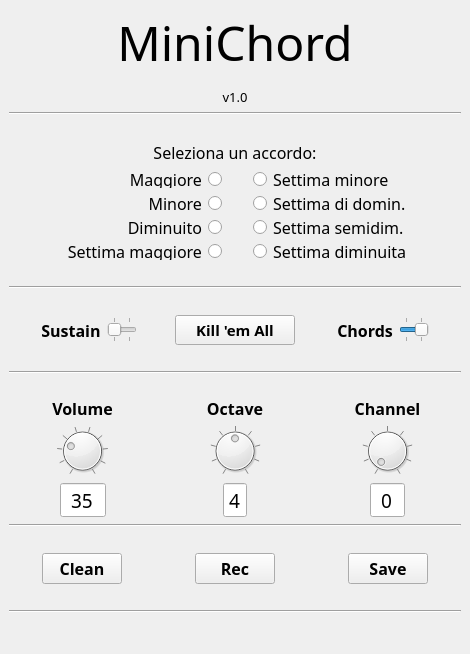
<?xml version="1.0" encoding="UTF-8"?>
<ui version="4.0">
 <class>MiniChord</class>
 <widget class="QMainWindow" name="MiniChord">
  <property name="geometry">
   <rect>
    <x>0</x>
    <y>0</y>
    <width>470</width>
    <height>654</height>
   </rect>
  </property>
  <property name="minimumSize">
   <size>
    <width>470</width>
    <height>650</height>
   </size>
  </property>
  <property name="maximumSize">
   <size>
    <width>470</width>
    <height>750</height>
   </size>
  </property>
  <property name="font">
   <font>
    <family>JetBrainsMono Nerd Font Mono</family>
    <pointsize>14</pointsize>
   </font>
  </property>
  <property name="windowTitle">
   <string>MiniChord</string>
  </property>
  <property name="tabShape">
   <enum>QTabWidget::TabShape::Rounded</enum>
  </property>
  <widget class="QWidget" name="mainWidget">
   <property name="minimumSize">
    <size>
     <width>0</width>
     <height>0</height>
    </size>
   </property>
   <layout class="QGridLayout" name="gridLayout_3">
    <item row="7" column="0">
     <widget class="Line" name="sep4">
      <property name="orientation">
       <enum>Qt::Orientation::Horizontal</enum>
      </property>
     </widget>
    </item>
    <item row="2" column="0">
     <layout class="QVBoxLayout" name="chordBox">
      <item>
       <spacer name="spacer1">
        <property name="orientation">
         <enum>Qt::Orientation::Horizontal</enum>
        </property>
        <property name="sizeHint" stdset="0">
         <size>
          <width>40</width>
          <height>20</height>
         </size>
        </property>
       </spacer>
      </item>
      <item>
       <widget class="QLabel" name="chordLabel">
        <property name="toolTip">
         <string>&lt;html&gt;&lt;head/&gt;&lt;body&gt;&lt;p&gt;Se &amp;quot;Chord Mode&amp;quot; è attivo, alla pressione di una nota verrà eseguito l'accordo selezionato qua sotto.&lt;/p&gt;&lt;p&gt;Controlla i tooltip dei singoli accordi per conoscere la distanza (in semitoni) tra le note che verranno suonate.&lt;/p&gt;&lt;/body&gt;&lt;/html&gt;</string>
        </property>
        <property name="text">
         <string>&lt;html&gt;&lt;head/&gt;&lt;body&gt;&lt;p align=&quot;center&quot;&gt;&lt;span style=&quot; font-size:12pt;&quot;&gt;Seleziona un accordo:&lt;/span&gt;&lt;/p&gt;&lt;/body&gt;&lt;/html&gt;</string>
        </property>
        <property name="textFormat">
         <enum>Qt::TextFormat::RichText</enum>
        </property>
       </widget>
      </item>
      <item>
       <layout class="QHBoxLayout" name="chordLists">
        <item>
         <spacer name="horizontalSpacer_13">
          <property name="orientation">
           <enum>Qt::Orientation::Horizontal</enum>
          </property>
          <property name="sizeHint" stdset="0">
           <size>
            <width>40</width>
            <height>20</height>
           </size>
          </property>
         </spacer>
        </item>
        <item>
         <spacer name="horizontalSpacer_11">
          <property name="orientation">
           <enum>Qt::Orientation::Horizontal</enum>
          </property>
          <property name="sizeHint" stdset="0">
           <size>
            <width>40</width>
            <height>20</height>
           </size>
          </property>
         </spacer>
        </item>
        <item>
         <layout class="QVBoxLayout" name="chordList1">
          <item>
           <widget class="QRadioButton" name="radio0">
            <property name="font">
             <font>
              <family>JetBrainsMono Nerd Font Mono</family>
              <pointsize>12</pointsize>
             </font>
            </property>
            <property name="cursor">
             <cursorShape>PointingHandCursor</cursorShape>
            </property>
            <property name="toolTip">
             <string>&lt;html&gt;&lt;head/&gt;&lt;body&gt;&lt;p&gt;Accordo maggiore:&lt;/p&gt;&lt;p&gt;0 + 4 + 7 + 12&lt;/p&gt;&lt;p&gt;&lt;span style=&quot; font-weight:700;&quot;&gt;Scorciatoia:&lt;/span&gt; 0&lt;/p&gt;&lt;/body&gt;&lt;/html&gt;</string>
            </property>
            <property name="layoutDirection">
             <enum>Qt::LayoutDirection::RightToLeft</enum>
            </property>
            <property name="text">
             <string>Maggiore</string>
            </property>
           </widget>
          </item>
          <item>
           <widget class="QRadioButton" name="radio1">
            <property name="font">
             <font>
              <family>JetBrainsMono Nerd Font Mono</family>
              <pointsize>12</pointsize>
             </font>
            </property>
            <property name="cursor">
             <cursorShape>PointingHandCursor</cursorShape>
            </property>
            <property name="toolTip">
             <string>&lt;html&gt;&lt;head/&gt;&lt;body&gt;&lt;p&gt;Accordo minore:&lt;/p&gt;&lt;p&gt;0 + 3 + 7 + 12&lt;/p&gt;&lt;p&gt;&lt;span style=&quot; font-weight:700;&quot;&gt;Scorciatoia:&lt;/span&gt; 1&lt;/p&gt;&lt;/body&gt;&lt;/html&gt;</string>
            </property>
            <property name="layoutDirection">
             <enum>Qt::LayoutDirection::RightToLeft</enum>
            </property>
            <property name="text">
             <string>Minore</string>
            </property>
           </widget>
          </item>
          <item>
           <widget class="QRadioButton" name="radio2">
            <property name="font">
             <font>
              <family>JetBrainsMono Nerd Font Mono</family>
              <pointsize>12</pointsize>
             </font>
            </property>
            <property name="cursor">
             <cursorShape>PointingHandCursor</cursorShape>
            </property>
            <property name="toolTip">
             <string>&lt;html&gt;&lt;head/&gt;&lt;body&gt;&lt;p&gt;Accordo diminuito:&lt;/p&gt;&lt;p&gt;0 + 3 + 6 + 12&lt;/p&gt;&lt;p&gt;&lt;span style=&quot; font-weight:700;&quot;&gt;Scorciatoia:&lt;/span&gt; 2&lt;/p&gt;&lt;/body&gt;&lt;/html&gt;</string>
            </property>
            <property name="layoutDirection">
             <enum>Qt::LayoutDirection::RightToLeft</enum>
            </property>
            <property name="text">
             <string>Diminuito</string>
            </property>
           </widget>
          </item>
          <item>
           <widget class="QRadioButton" name="radio3">
            <property name="font">
             <font>
              <family>JetBrainsMono Nerd Font Mono</family>
              <pointsize>12</pointsize>
             </font>
            </property>
            <property name="cursor">
             <cursorShape>PointingHandCursor</cursorShape>
            </property>
            <property name="toolTip">
             <string>&lt;html&gt;&lt;head/&gt;&lt;body&gt;&lt;p&gt;Accordo di settima maggiore:&lt;/p&gt;&lt;p&gt;0 + 4 + 7 + 11&lt;/p&gt;&lt;p&gt;&lt;span style=&quot; font-weight:700;&quot;&gt;Scorciatoia:&lt;/span&gt; 3&lt;/p&gt;&lt;/body&gt;&lt;/html&gt;</string>
            </property>
            <property name="layoutDirection">
             <enum>Qt::LayoutDirection::RightToLeft</enum>
            </property>
            <property name="text">
             <string> Settima maggiore</string>
            </property>
           </widget>
          </item>
         </layout>
        </item>
        <item>
         <spacer name="horizontalSpacer_10">
          <property name="orientation">
           <enum>Qt::Orientation::Horizontal</enum>
          </property>
          <property name="sizeHint" stdset="0">
           <size>
            <width>40</width>
            <height>20</height>
           </size>
          </property>
         </spacer>
        </item>
        <item>
         <layout class="QVBoxLayout" name="chordList2">
          <item>
           <widget class="QRadioButton" name="radio4">
            <property name="font">
             <font>
              <family>JetBrainsMono Nerd Font Mono</family>
              <pointsize>12</pointsize>
             </font>
            </property>
            <property name="cursor">
             <cursorShape>PointingHandCursor</cursorShape>
            </property>
            <property name="toolTip">
             <string>&lt;html&gt;&lt;head/&gt;&lt;body&gt;&lt;p&gt;Accordo di settima minore:&lt;/p&gt;&lt;p&gt;0 + 3 + 7 + 10&lt;/p&gt;&lt;p&gt;&lt;span style=&quot; font-weight:700;&quot;&gt;Scorciatoia:&lt;/span&gt; 4&lt;/p&gt;&lt;/body&gt;&lt;/html&gt;</string>
            </property>
            <property name="text">
             <string>Settima minore</string>
            </property>
           </widget>
          </item>
          <item>
           <widget class="QRadioButton" name="radio5">
            <property name="font">
             <font>
              <family>JetBrainsMono Nerd Font Mono</family>
              <pointsize>12</pointsize>
             </font>
            </property>
            <property name="cursor">
             <cursorShape>PointingHandCursor</cursorShape>
            </property>
            <property name="toolTip">
             <string>&lt;html&gt;&lt;head/&gt;&lt;body&gt;&lt;p&gt;Accordo di settima di dominante:&lt;/p&gt;&lt;p&gt;0 + 4 + 7 + 10&lt;/p&gt;&lt;p&gt;&lt;span style=&quot; font-weight:700;&quot;&gt;Scorciatoia:&lt;/span&gt; 5&lt;/p&gt;&lt;/body&gt;&lt;/html&gt;</string>
            </property>
            <property name="text">
             <string>Settima di domin.</string>
            </property>
           </widget>
          </item>
          <item>
           <widget class="QRadioButton" name="radio6">
            <property name="font">
             <font>
              <family>JetBrainsMono Nerd Font Mono</family>
              <pointsize>12</pointsize>
             </font>
            </property>
            <property name="cursor">
             <cursorShape>PointingHandCursor</cursorShape>
            </property>
            <property name="toolTip">
             <string>&lt;html&gt;&lt;head/&gt;&lt;body&gt;&lt;p&gt;Accordo di settima diminuita:&lt;/p&gt;&lt;p&gt;0 + 3 + 6 + 9&lt;/p&gt;&lt;p&gt;&lt;span style=&quot; font-weight:700;&quot;&gt;Scorciatoia:&lt;/span&gt; 7&lt;/p&gt;&lt;/body&gt;&lt;/html&gt;</string>
            </property>
            <property name="text">
             <string>Settima semidim.</string>
            </property>
           </widget>
          </item>
          <item>
           <widget class="QRadioButton" name="radio7">
            <property name="font">
             <font>
              <family>JetBrainsMono Nerd Font Mono</family>
              <pointsize>12</pointsize>
             </font>
            </property>
            <property name="cursor">
             <cursorShape>PointingHandCursor</cursorShape>
            </property>
            <property name="toolTip">
             <string>&lt;html&gt;&lt;head/&gt;&lt;body&gt;&lt;p&gt;Accordo di settima semidiminuita:&lt;/p&gt;&lt;p&gt;0 + 3 + 6 + 10&lt;/p&gt;&lt;p&gt;&lt;span style=&quot; font-weight:700;&quot;&gt;Scorciatoia:&lt;/span&gt; 6&lt;/p&gt;&lt;/body&gt;&lt;/html&gt;</string>
            </property>
            <property name="text">
             <string>Settima diminuita</string>
            </property>
           </widget>
          </item>
         </layout>
        </item>
        <item>
         <spacer name="horizontalSpacer_14">
          <property name="orientation">
           <enum>Qt::Orientation::Horizontal</enum>
          </property>
          <property name="sizeHint" stdset="0">
           <size>
            <width>40</width>
            <height>20</height>
           </size>
          </property>
         </spacer>
        </item>
        <item>
         <spacer name="horizontalSpacer_12">
          <property name="orientation">
           <enum>Qt::Orientation::Horizontal</enum>
          </property>
          <property name="sizeHint" stdset="0">
           <size>
            <width>40</width>
            <height>20</height>
           </size>
          </property>
         </spacer>
        </item>
       </layout>
      </item>
      <item>
       <spacer name="spacer2">
        <property name="orientation">
         <enum>Qt::Orientation::Horizontal</enum>
        </property>
        <property name="sizeHint" stdset="0">
         <size>
          <width>40</width>
          <height>20</height>
         </size>
        </property>
       </spacer>
      </item>
     </layout>
    </item>
    <item row="6" column="0">
     <layout class="QVBoxLayout" name="dialsBox">
      <item>
       <spacer name="spacer5">
        <property name="orientation">
         <enum>Qt::Orientation::Horizontal</enum>
        </property>
        <property name="sizeHint" stdset="0">
         <size>
          <width>37</width>
          <height>17</height>
         </size>
        </property>
       </spacer>
      </item>
      <item>
       <layout class="QGridLayout" name="dialsGrid">
        <item row="0" column="1">
         <layout class="QVBoxLayout" name="octBox">
          <item>
           <widget class="QLabel" name="octLabel">
            <property name="font">
             <font>
              <family>JetBrainsMono Nerd Font Mono</family>
              <pointsize>12</pointsize>
              <bold>true</bold>
             </font>
            </property>
            <property name="text">
             <string>Octave</string>
            </property>
            <property name="alignment">
             <set>Qt::AlignmentFlag::AlignCenter</set>
            </property>
           </widget>
          </item>
          <item>
           <widget class="QDial" name="octDial">
            <property name="enabled">
             <bool>true</bool>
            </property>
            <property name="cursor">
             <cursorShape>PointingHandCursor</cursorShape>
            </property>
            <property name="toolTip">
             <string>&lt;html&gt;&lt;head/&gt;&lt;body&gt;&lt;p&gt;Usa la rotella del mouse per salire/scendere di ottava (0-8).&lt;/p&gt;&lt;p&gt;&lt;span style=&quot; font-weight:700;&quot;&gt;Scorciatoie:&lt;/span&gt; 8 (giù) e 9 (su)&lt;/p&gt;&lt;/body&gt;&lt;/html&gt;</string>
            </property>
            <property name="maximum">
             <number>8</number>
            </property>
            <property name="pageStep">
             <number>1</number>
            </property>
            <property name="value">
             <number>4</number>
            </property>
            <property name="wrapping">
             <bool>false</bool>
            </property>
            <property name="notchTarget">
             <double>6.000000000000000</double>
            </property>
            <property name="notchesVisible">
             <bool>true</bool>
            </property>
           </widget>
          </item>
          <item>
           <layout class="QHBoxLayout" name="octBar">
            <item>
             <spacer name="octSpacer1">
              <property name="orientation">
               <enum>Qt::Orientation::Horizontal</enum>
              </property>
              <property name="sizeHint" stdset="0">
               <size>
                <width>40</width>
                <height>20</height>
               </size>
              </property>
             </spacer>
            </item>
            <item>
             <widget class="QSpinBox" name="octSpin">
              <property name="enabled">
               <bool>true</bool>
              </property>
              <property name="alignment">
               <set>Qt::AlignmentFlag::AlignCenter</set>
              </property>
              <property name="buttonSymbols">
               <enum>QAbstractSpinBox::ButtonSymbols::NoButtons</enum>
              </property>
              <property name="maximum">
               <number>8</number>
              </property>
              <property name="value">
               <number>4</number>
              </property>
             </widget>
            </item>
            <item>
             <spacer name="opctSpacer2">
              <property name="orientation">
               <enum>Qt::Orientation::Horizontal</enum>
              </property>
              <property name="sizeHint" stdset="0">
               <size>
                <width>40</width>
                <height>20</height>
               </size>
              </property>
             </spacer>
            </item>
           </layout>
          </item>
         </layout>
        </item>
        <item row="0" column="0">
         <layout class="QVBoxLayout" name="volBox">
          <item>
           <widget class="QLabel" name="volLabel">
            <property name="font">
             <font>
              <family>JetBrainsMono Nerd Font Mono</family>
              <pointsize>12</pointsize>
              <bold>true</bold>
             </font>
            </property>
            <property name="text">
             <string>Volume</string>
            </property>
            <property name="alignment">
             <set>Qt::AlignmentFlag::AlignCenter</set>
            </property>
           </widget>
          </item>
          <item>
           <widget class="QDial" name="volDial">
            <property name="cursor">
             <cursorShape>PointingHandCursor</cursorShape>
            </property>
            <property name="toolTip">
             <string>&lt;html&gt;&lt;head/&gt;&lt;body&gt;&lt;p&gt;Usa la rotella del mouse per alzare/abbassare il volume delle note (0-127).&lt;/p&gt;&lt;p&gt;&lt;span style=&quot; font-weight:700;&quot;&gt;Scorciatoie:&lt;/span&gt; + e -&lt;/p&gt;&lt;/body&gt;&lt;/html&gt;</string>
            </property>
            <property name="maximum">
             <number>127</number>
            </property>
            <property name="singleStep">
             <number>5</number>
            </property>
            <property name="pageStep">
             <number>5</number>
            </property>
            <property name="sliderPosition">
             <number>35</number>
            </property>
            <property name="invertedAppearance">
             <bool>false</bool>
            </property>
            <property name="invertedControls">
             <bool>false</bool>
            </property>
            <property name="wrapping">
             <bool>false</bool>
            </property>
            <property name="notchTarget">
             <double>6.000000000000000</double>
            </property>
            <property name="notchesVisible">
             <bool>true</bool>
            </property>
           </widget>
          </item>
          <item>
           <layout class="QHBoxLayout" name="volBar">
            <item>
             <spacer name="volSpacer1">
              <property name="orientation">
               <enum>Qt::Orientation::Horizontal</enum>
              </property>
              <property name="sizeHint" stdset="0">
               <size>
                <width>40</width>
                <height>20</height>
               </size>
              </property>
             </spacer>
            </item>
            <item>
             <widget class="QSpinBox" name="volSpin">
              <property name="alignment">
               <set>Qt::AlignmentFlag::AlignCenter</set>
              </property>
              <property name="buttonSymbols">
               <enum>QAbstractSpinBox::ButtonSymbols::NoButtons</enum>
              </property>
              <property name="maximum">
               <number>127</number>
              </property>
              <property name="value">
               <number>35</number>
              </property>
             </widget>
            </item>
            <item>
             <spacer name="volSpacer2">
              <property name="orientation">
               <enum>Qt::Orientation::Horizontal</enum>
              </property>
              <property name="sizeHint" stdset="0">
               <size>
                <width>40</width>
                <height>20</height>
               </size>
              </property>
             </spacer>
            </item>
           </layout>
          </item>
         </layout>
        </item>
        <item row="0" column="2">
         <layout class="QVBoxLayout" name="chanBox">
          <item>
           <widget class="QLabel" name="chanLabel">
            <property name="font">
             <font>
              <family>JetBrainsMono Nerd Font Mono</family>
              <pointsize>12</pointsize>
              <bold>true</bold>
             </font>
            </property>
            <property name="text">
             <string>Channel</string>
            </property>
            <property name="alignment">
             <set>Qt::AlignmentFlag::AlignCenter</set>
            </property>
           </widget>
          </item>
          <item>
           <widget class="QDial" name="chanDial">
            <property name="enabled">
             <bool>true</bool>
            </property>
            <property name="cursor">
             <cursorShape>PointingHandCursor</cursorShape>
            </property>
            <property name="toolTip">
             <string>&lt;html&gt;&lt;head/&gt;&lt;body&gt;&lt;p&gt;Usa la rotella del mouse per cambiare canale/strumento (0-15).&lt;/p&gt;&lt;p&gt;&lt;span style=&quot; font-weight:700;&quot;&gt;Scorciatoie:&lt;/span&gt; . (successivo) e , (precedente)&lt;/p&gt;&lt;/body&gt;&lt;/html&gt;</string>
            </property>
            <property name="maximum">
             <number>15</number>
            </property>
            <property name="pageStep">
             <number>1</number>
            </property>
            <property name="wrapping">
             <bool>false</bool>
            </property>
            <property name="notchTarget">
             <double>6.000000000000000</double>
            </property>
            <property name="notchesVisible">
             <bool>true</bool>
            </property>
           </widget>
          </item>
          <item>
           <layout class="QHBoxLayout" name="chanBar">
            <item>
             <spacer name="chanSpacer1">
              <property name="orientation">
               <enum>Qt::Orientation::Horizontal</enum>
              </property>
              <property name="sizeHint" stdset="0">
               <size>
                <width>40</width>
                <height>20</height>
               </size>
              </property>
             </spacer>
            </item>
            <item>
             <widget class="QSpinBox" name="chanSpin">
              <property name="alignment">
               <set>Qt::AlignmentFlag::AlignCenter</set>
              </property>
              <property name="buttonSymbols">
               <enum>QAbstractSpinBox::ButtonSymbols::NoButtons</enum>
              </property>
              <property name="maximum">
               <number>15</number>
              </property>
             </widget>
            </item>
            <item>
             <spacer name="chanSpacer2">
              <property name="orientation">
               <enum>Qt::Orientation::Horizontal</enum>
              </property>
              <property name="sizeHint" stdset="0">
               <size>
                <width>40</width>
                <height>20</height>
               </size>
              </property>
             </spacer>
            </item>
           </layout>
          </item>
         </layout>
        </item>
       </layout>
      </item>
     </layout>
    </item>
    <item row="13" column="0">
     <widget class="QLabel" name="histLabel">
      <property name="font">
       <font>
        <family>JetBrainsMono Nerd Font Mono</family>
        <pointsize>14</pointsize>
       </font>
      </property>
      <property name="toolTip">
       <string>Storico degli accordi/note suonate</string>
      </property>
      <property name="text">
       <string/>
      </property>
      <property name="alignment">
       <set>Qt::AlignmentFlag::AlignCenter</set>
      </property>
      <property name="margin">
       <number>0</number>
      </property>
     </widget>
    </item>
    <item row="3" column="0">
     <widget class="Line" name="sep2">
      <property name="orientation">
       <enum>Qt::Orientation::Horizontal</enum>
      </property>
     </widget>
    </item>
    <item row="5" column="0">
     <widget class="Line" name="sep3">
      <property name="orientation">
       <enum>Qt::Orientation::Horizontal</enum>
      </property>
     </widget>
    </item>
    <item row="11" column="0">
     <spacer name="horizontalSpacer_6">
      <property name="orientation">
       <enum>Qt::Orientation::Horizontal</enum>
      </property>
      <property name="sizeHint" stdset="0">
       <size>
        <width>40</width>
        <height>20</height>
       </size>
      </property>
     </spacer>
    </item>
    <item row="10" column="0">
     <layout class="QHBoxLayout" name="recBox">
      <item>
       <spacer name="spacer6">
        <property name="orientation">
         <enum>Qt::Orientation::Horizontal</enum>
        </property>
        <property name="sizeHint" stdset="0">
         <size>
          <width>40</width>
          <height>20</height>
         </size>
        </property>
       </spacer>
      </item>
      <item>
       <widget class="QPushButton" name="delButton">
        <property name="font">
         <font>
          <family>JetBrainsMono Nerd Font Mono</family>
          <pointsize>12</pointsize>
          <bold>true</bold>
         </font>
        </property>
        <property name="cursor">
         <cursorShape>PointingHandCursor</cursorShape>
        </property>
        <property name="toolTip">
         <string>&lt;html&gt;&lt;head/&gt;&lt;body&gt;&lt;p&gt;Svuota la lista delle ultime note suonate.&lt;/p&gt;&lt;p&gt;&lt;span style=&quot; font-weight:700;&quot;&gt;Scorciatoia:&lt;/span&gt; B&lt;/p&gt;&lt;/body&gt;&lt;/html&gt;</string>
        </property>
        <property name="text">
         <string>Clean</string>
        </property>
       </widget>
      </item>
      <item>
       <spacer name="horizontalSpacer">
        <property name="orientation">
         <enum>Qt::Orientation::Horizontal</enum>
        </property>
        <property name="sizeHint" stdset="0">
         <size>
          <width>40</width>
          <height>20</height>
         </size>
        </property>
       </spacer>
      </item>
      <item>
       <spacer name="spacer7">
        <property name="orientation">
         <enum>Qt::Orientation::Horizontal</enum>
        </property>
        <property name="sizeHint" stdset="0">
         <size>
          <width>40</width>
          <height>20</height>
         </size>
        </property>
       </spacer>
      </item>
      <item>
       <widget class="QPushButton" name="recButton">
        <property name="font">
         <font>
          <family>JetBrainsMono Nerd Font Mono</family>
          <pointsize>12</pointsize>
          <bold>true</bold>
         </font>
        </property>
        <property name="cursor">
         <cursorShape>PointingHandCursor</cursorShape>
        </property>
        <property name="toolTip">
         <string>&lt;html&gt;&lt;head/&gt;&lt;body&gt;&lt;p&gt;Avvia/ferma la registrazione (log) delle note/accordi suonati.&lt;/p&gt;&lt;p&gt;&lt;span style=&quot; font-weight:700;&quot;&gt;Scorciatoia:&lt;/span&gt; N&lt;/p&gt;&lt;/body&gt;&lt;/html&gt;</string>
        </property>
        <property name="text">
         <string> Rec </string>
        </property>
       </widget>
      </item>
      <item>
       <spacer name="horizontalSpacer_2">
        <property name="orientation">
         <enum>Qt::Orientation::Horizontal</enum>
        </property>
        <property name="sizeHint" stdset="0">
         <size>
          <width>40</width>
          <height>20</height>
         </size>
        </property>
       </spacer>
      </item>
      <item>
       <spacer name="spacer8">
        <property name="orientation">
         <enum>Qt::Orientation::Horizontal</enum>
        </property>
        <property name="sizeHint" stdset="0">
         <size>
          <width>40</width>
          <height>20</height>
         </size>
        </property>
       </spacer>
      </item>
      <item>
       <widget class="QPushButton" name="saveButton">
        <property name="font">
         <font>
          <family>JetBrainsMono Nerd Font Mono</family>
          <pointsize>12</pointsize>
          <bold>true</bold>
         </font>
        </property>
        <property name="cursor">
         <cursorShape>PointingHandCursor</cursorShape>
        </property>
        <property name="toolTip">
         <string>&lt;html&gt;&lt;head/&gt;&lt;body&gt;&lt;p&gt;Salva la registrazione (log) in un file di testo.&lt;/p&gt;&lt;p&gt;&lt;span style=&quot; font-weight:700;&quot;&gt;Scorciatoia:&lt;/span&gt; M&lt;/p&gt;&lt;/body&gt;&lt;/html&gt;</string>
        </property>
        <property name="text">
         <string> Save </string>
        </property>
       </widget>
      </item>
      <item>
       <spacer name="spacer9">
        <property name="orientation">
         <enum>Qt::Orientation::Horizontal</enum>
        </property>
        <property name="sizeHint" stdset="0">
         <size>
          <width>40</width>
          <height>20</height>
         </size>
        </property>
       </spacer>
      </item>
     </layout>
    </item>
    <item row="8" column="0">
     <spacer name="horizontalSpacer_5">
      <property name="orientation">
       <enum>Qt::Orientation::Horizontal</enum>
      </property>
      <property name="sizeHint" stdset="0">
       <size>
        <width>40</width>
        <height>20</height>
       </size>
      </property>
     </spacer>
    </item>
    <item row="4" column="0">
     <layout class="QVBoxLayout" name="togglesBox">
      <item>
       <spacer name="spacer3">
        <property name="orientation">
         <enum>Qt::Orientation::Horizontal</enum>
        </property>
        <property name="sizeHint" stdset="0">
         <size>
          <width>40</width>
          <height>20</height>
         </size>
        </property>
       </spacer>
      </item>
      <item>
       <layout class="QHBoxLayout" name="togglesBar">
        <item>
         <spacer name="minispacer0">
          <property name="orientation">
           <enum>Qt::Orientation::Horizontal</enum>
          </property>
          <property name="sizeHint" stdset="0">
           <size>
            <width>40</width>
            <height>20</height>
           </size>
          </property>
         </spacer>
        </item>
        <item>
         <layout class="QHBoxLayout" name="susBox">
          <item>
           <widget class="QLabel" name="susLabel">
            <property name="font">
             <font>
              <family>JetBrainsMono Nerd Font Mono</family>
              <pointsize>12</pointsize>
              <bold>true</bold>
             </font>
            </property>
            <property name="toolTip">
             <string>&lt;html&gt;&lt;head/&gt;&lt;body&gt;&lt;p&gt;Attiva/disattiva il sustain della nota/accordo. Quando è disattivato, il segnale audio viene interrotto non appena il tasto viene rilasciato.&lt;/p&gt;&lt;p&gt;&lt;span style=&quot; font-weight:700;&quot;&gt;Scorciatoia: &lt;/span&gt;Z&lt;/p&gt;&lt;/body&gt;&lt;/html&gt;</string>
            </property>
            <property name="text">
             <string>Sustain</string>
            </property>
            <property name="alignment">
             <set>Qt::AlignmentFlag::AlignCenter</set>
            </property>
           </widget>
          </item>
          <item>
           <widget class="QSlider" name="susSlider">
            <property name="minimumSize">
             <size>
              <width>30</width>
              <height>0</height>
             </size>
            </property>
            <property name="maximumSize">
             <size>
              <width>30</width>
              <height>16777215</height>
             </size>
            </property>
            <property name="cursor">
             <cursorShape>OpenHandCursor</cursorShape>
            </property>
            <property name="mouseTracking">
             <bool>false</bool>
            </property>
            <property name="toolTip">
             <string>&lt;html&gt;&lt;head/&gt;&lt;body&gt;&lt;p&gt;Attiva/disattiva il sustain della nota/accordo. Quando è disattivato, il segnale audio viene interrotto non appena il tasto viene rilasciato.&lt;/p&gt;&lt;p&gt;&lt;span style=&quot; font-weight:700;&quot;&gt;Scorciatoia: &lt;/span&gt;Z&lt;/p&gt;&lt;/body&gt;&lt;/html&gt;</string>
            </property>
            <property name="maximum">
             <number>1</number>
            </property>
            <property name="pageStep">
             <number>1</number>
            </property>
            <property name="orientation">
             <enum>Qt::Orientation::Horizontal</enum>
            </property>
            <property name="invertedAppearance">
             <bool>false</bool>
            </property>
            <property name="invertedControls">
             <bool>false</bool>
            </property>
            <property name="tickPosition">
             <enum>QSlider::TickPosition::TicksBothSides</enum>
            </property>
           </widget>
          </item>
         </layout>
        </item>
        <item>
         <spacer name="minispacer1">
          <property name="orientation">
           <enum>Qt::Orientation::Horizontal</enum>
          </property>
          <property name="sizeHint" stdset="0">
           <size>
            <width>40</width>
            <height>20</height>
           </size>
          </property>
         </spacer>
        </item>
        <item>
         <widget class="QPushButton" name="panicButton">
          <property name="minimumSize">
           <size>
            <width>120</width>
            <height>0</height>
           </size>
          </property>
          <property name="maximumSize">
           <size>
            <width>130</width>
            <height>16777215</height>
           </size>
          </property>
          <property name="font">
           <font>
            <family>JetBrainsMono Nerd Font Mono</family>
            <pointsize>11</pointsize>
            <bold>true</bold>
           </font>
          </property>
          <property name="cursor">
           <cursorShape>PointingHandCursor</cursorShape>
          </property>
          <property name="acceptDrops">
           <bool>false</bool>
          </property>
          <property name="toolTip">
           <string>&lt;html&gt;&lt;head/&gt;&lt;body&gt;&lt;p&gt;Invia il segnale di arresto di tutti i segnali audio.&lt;/p&gt;&lt;p&gt;&lt;span style=&quot; font-weight:700;&quot;&gt;Scorciatoia:&lt;/span&gt; X&lt;/p&gt;&lt;/body&gt;&lt;/html&gt;</string>
          </property>
          <property name="text">
           <string>Kill 'em All</string>
          </property>
         </widget>
        </item>
        <item>
         <spacer name="minispacer2">
          <property name="orientation">
           <enum>Qt::Orientation::Horizontal</enum>
          </property>
          <property name="sizeHint" stdset="0">
           <size>
            <width>40</width>
            <height>20</height>
           </size>
          </property>
         </spacer>
        </item>
        <item>
         <layout class="QHBoxLayout" name="modeBox">
          <item>
           <widget class="QLabel" name="modeLabel">
            <property name="font">
             <font>
              <family>JetBrainsMono Nerd Font Mono</family>
              <pointsize>12</pointsize>
              <bold>true</bold>
             </font>
            </property>
            <property name="toolTip">
             <string>&lt;html&gt;&lt;head/&gt;&lt;body&gt;&lt;p&gt;Attiva/disattiva la modalità accordo.&lt;/p&gt;&lt;p&gt;&lt;span style=&quot; font-weight:700;&quot;&gt;Scorciatoia:&lt;/span&gt; C&lt;/p&gt;&lt;/body&gt;&lt;/html&gt;</string>
            </property>
            <property name="text">
             <string> Chords</string>
            </property>
            <property name="alignment">
             <set>Qt::AlignmentFlag::AlignCenter</set>
            </property>
           </widget>
          </item>
          <item>
           <widget class="QSlider" name="modeSlider">
            <property name="sizePolicy">
             <sizepolicy hsizetype="Fixed" vsizetype="Fixed">
              <horstretch>0</horstretch>
              <verstretch>0</verstretch>
             </sizepolicy>
            </property>
            <property name="minimumSize">
             <size>
              <width>30</width>
              <height>0</height>
             </size>
            </property>
            <property name="maximumSize">
             <size>
              <width>30</width>
              <height>16777215</height>
             </size>
            </property>
            <property name="cursor">
             <cursorShape>OpenHandCursor</cursorShape>
            </property>
            <property name="toolTip">
             <string>&lt;html&gt;&lt;head/&gt;&lt;body&gt;&lt;p&gt;Attiva/disattiva la modalità accordo.&lt;/p&gt;&lt;p&gt;&lt;span style=&quot; font-weight:700;&quot;&gt;Scorciatoia:&lt;/span&gt; C&lt;/p&gt;&lt;/body&gt;&lt;/html&gt;</string>
            </property>
            <property name="maximum">
             <number>1</number>
            </property>
            <property name="pageStep">
             <number>1</number>
            </property>
            <property name="value">
             <number>1</number>
            </property>
            <property name="orientation">
             <enum>Qt::Orientation::Horizontal</enum>
            </property>
            <property name="invertedAppearance">
             <bool>false</bool>
            </property>
            <property name="invertedControls">
             <bool>false</bool>
            </property>
            <property name="tickPosition">
             <enum>QSlider::TickPosition::TicksBothSides</enum>
            </property>
           </widget>
          </item>
         </layout>
        </item>
        <item>
         <spacer name="minispacer3">
          <property name="orientation">
           <enum>Qt::Orientation::Horizontal</enum>
          </property>
          <property name="sizeHint" stdset="0">
           <size>
            <width>40</width>
            <height>20</height>
           </size>
          </property>
         </spacer>
        </item>
       </layout>
      </item>
      <item>
       <spacer name="spacer4">
        <property name="orientation">
         <enum>Qt::Orientation::Horizontal</enum>
        </property>
        <property name="sizeHint" stdset="0">
         <size>
          <width>40</width>
          <height>20</height>
         </size>
        </property>
       </spacer>
      </item>
     </layout>
    </item>
    <item row="12" column="0">
     <widget class="Line" name="line">
      <property name="orientation">
       <enum>Qt::Orientation::Horizontal</enum>
      </property>
     </widget>
    </item>
    <item row="0" column="0">
     <widget class="QLabel" name="titolone">
      <property name="text">
       <string>&lt;html&gt;&lt;head/&gt;&lt;body&gt;&lt;p align=&quot;center&quot;&gt;&lt;span style=&quot; font-size:36pt;&quot;&gt;MiniChord&lt;/span&gt;&lt;/p&gt;&lt;p align=&quot;center&quot;&gt;&lt;span style=&quot; font-size:10pt;&quot;&gt;v1.0&lt;/span&gt;&lt;/p&gt;&lt;/body&gt;&lt;/html&gt;</string>
      </property>
      <property name="textFormat">
       <enum>Qt::TextFormat::RichText</enum>
      </property>
      <property name="scaledContents">
       <bool>true</bool>
      </property>
     </widget>
    </item>
    <item row="1" column="0">
     <widget class="Line" name="sep1">
      <property name="minimumSize">
       <size>
        <width>0</width>
        <height>0</height>
       </size>
      </property>
      <property name="orientation">
       <enum>Qt::Orientation::Horizontal</enum>
      </property>
     </widget>
    </item>
   </layout>
   <zorder>sep1</zorder>
   <zorder>sep2</zorder>
   <zorder>sep3</zorder>
   <zorder>titolone</zorder>
   <zorder>sep4</zorder>
   <zorder>histLabel</zorder>
   <zorder>line</zorder>
   <zorder>horizontalSpacer_5</zorder>
   <zorder>horizontalSpacer_6</zorder>
  </widget>
 </widget>
 <resources/>
 <connections>
  <connection>
   <sender>chanDial</sender>
   <signal>valueChanged(int)</signal>
   <receiver>chanSpin</receiver>
   <slot>setValue(int)</slot>
   <hints>
    <hint type="sourcelabel">
     <x>348</x>
     <y>495</y>
    </hint>
    <hint type="destinationlabel">
     <x>360</x>
     <y>571</y>
    </hint>
   </hints>
  </connection>
  <connection>
   <sender>chanSpin</sender>
   <signal>valueChanged(int)</signal>
   <receiver>chanDial</receiver>
   <slot>setValue(int)</slot>
   <hints>
    <hint type="sourcelabel">
     <x>391</x>
     <y>573</y>
    </hint>
    <hint type="destinationlabel">
     <x>369</x>
     <y>492</y>
    </hint>
   </hints>
  </connection>
  <connection>
   <sender>volDial</sender>
   <signal>valueChanged(int)</signal>
   <receiver>volSpin</receiver>
   <slot>setValue(int)</slot>
   <hints>
    <hint type="sourcelabel">
     <x>95</x>
     <y>498</y>
    </hint>
    <hint type="destinationlabel">
     <x>92</x>
     <y>591</y>
    </hint>
   </hints>
  </connection>
  <connection>
   <sender>volSpin</sender>
   <signal>valueChanged(int)</signal>
   <receiver>volDial</receiver>
   <slot>setValue(int)</slot>
   <hints>
    <hint type="sourcelabel">
     <x>108</x>
     <y>573</y>
    </hint>
    <hint type="destinationlabel">
     <x>139</x>
     <y>531</y>
    </hint>
   </hints>
  </connection>
  <connection>
   <sender>octDial</sender>
   <signal>valueChanged(int)</signal>
   <receiver>octSpin</receiver>
   <slot>setValue(int)</slot>
   <hints>
    <hint type="sourcelabel">
     <x>277</x>
     <y>487</y>
    </hint>
    <hint type="destinationlabel">
     <x>234</x>
     <y>578</y>
    </hint>
   </hints>
  </connection>
  <connection>
   <sender>octSpin</sender>
   <signal>valueChanged(int)</signal>
   <receiver>octDial</receiver>
   <slot>setValue(int)</slot>
   <hints>
    <hint type="sourcelabel">
     <x>247</x>
     <y>572</y>
    </hint>
    <hint type="destinationlabel">
     <x>279</x>
     <y>523</y>
    </hint>
   </hints>
  </connection>
 </connections>
</ui>
